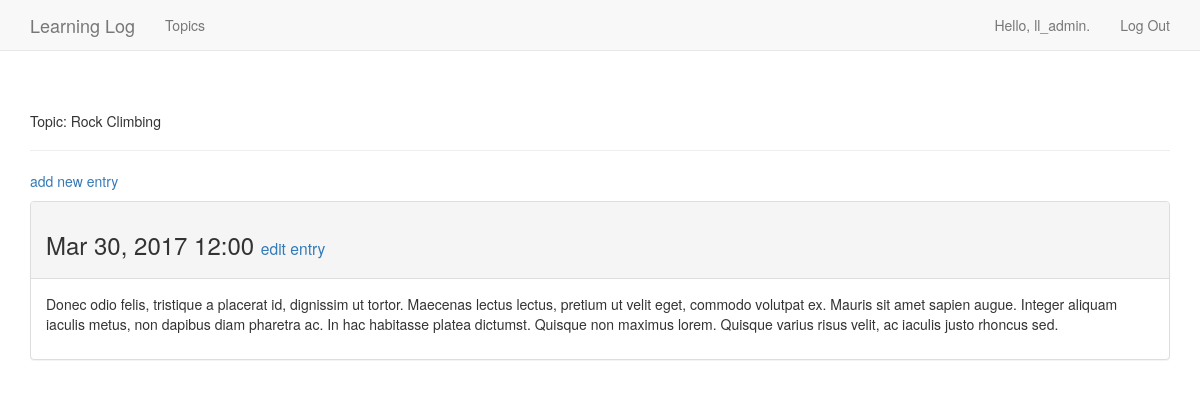
The page /topics/2/ (signed in) on the database its author committed.
### djangos_ll/models.py (models this page shows, shortened)
class Topic(models.Model):
    text = models.CharField(max_length=200)
    date_added = models.DateTimeField(auto_now_add=True)
    owner = models.ForeignKey(User)
    def __str__(self):
        return self.text

class Entry(models.Model):
    topic = models.ForeignKey(Topic)
    text = models.TextField()
    date_added = models.DateTimeField(auto_now_add=True)
    class Meta:
        verbose_name_plural = 'entries'

### djangos_ll/views.py (the view)
# urls.py: url(r'^topics/(?P<topic_id>\d+)/$', views.topic, name='topic'),
@login_required
def topic(request, topic_id):
    topic = Topic.objects.get(id=topic_id)
    entries = topic.entry_set.order_by('-date_added')
    context = { 'topic': topic, 'entries': entries }
    return render(request, 'djangos_ll/topic.html', context)

### djangos_ll/templates/djangos_ll/topic.html
{% extends "djangos_ll/base.html" %}
{% block header %}
  <p>Topic: {{ topic }}</p>
{% endblock header %}
{% block content %}
  <p>
    <a href="{% url 'djangos_ll:new_entry' topic.id %}">add new entry</a>
  </p>
  {% for entry in entries %}
    <div class="panel panel-default">
      <div class="panel-heading">
        <h3>
          {{ entry.date_added|date:'M d, Y H:i' }}
          <small>
            <a href="{% url 'djangos_ll:edit_entry' entry.id %}">edit entry</a>
          </small>
        </h3>
      </div>
      <div class="panel-body">
        {{ entry.text|linebreaks }}
      </div>
    </div>
  {% empty %}
      There are no entries for this topic yet.
  {% endfor %}
  {% endblock content %}

### djangos_ll/templates/djangos_ll/base.html (shortened to what this page needs)
{% load bootstrap3 %}
<!DOCTYPE html>
<html lang="en">
<head>
    {% bootstrap_css %}
</head>
<body>
    <nav class="navbar navbar-default navbar-static-top">
      <div class="container">
        <div class="navbar-header">
          <a class="navbar-brand" href="{% url 'djangos_ll:index' %}">Learning Log</a>
        </div>
        <div id="navbar" class="navbar-collapse collapse">
          <ul class="nav navbar-nav">
            <li><a href="{% url 'djangos_ll:topics' %}">Topics</a></li>
          </ul>
          <ul class="nav navbar-nav navbar-right">
            {% if user.is_authenticated %}
                <li><a>Hello, {{ user.username }}.</a></li>
                <li><a href="{% url 'users:logout' %}">Log Out</a></li>
            {% else %}
                 <li><a href="{% url 'users:register' %}">Register</a></li>
                 <li><a href="{% url 'users:login' %}">Log In</a></li>
            {% endif %}
          </ul>
        </div>
      </div>
    </nav>
    <div class="container">
        <div class="page-header">
            {% block header %}{% endblock header %}
        </div>
        <div>
            {% block content %}{% endblock content %}
        </div>
    </div>
</body>
</html>

### rows shown on the page
Topic: text "Rock Climbing"
Entry: date_added "Mar 30, 2017 12:00", text "Donec odio felis, tristique a placerat id, dignissim ut tortor. Maecenas lectus lectus, pretium ut velit eget, commodo volutpat ex. Mauris sit amet sapien augue. Integer aliquam iaculis metus, non dapibus diam pharetra ac. In hac habitasse platea dictumst. Quisque non maximus lorem. Quisque varius risus velit, ac iaculis justo rhoncus sed."

### other values the page prints
{{ user.username }} "ll_admin"
